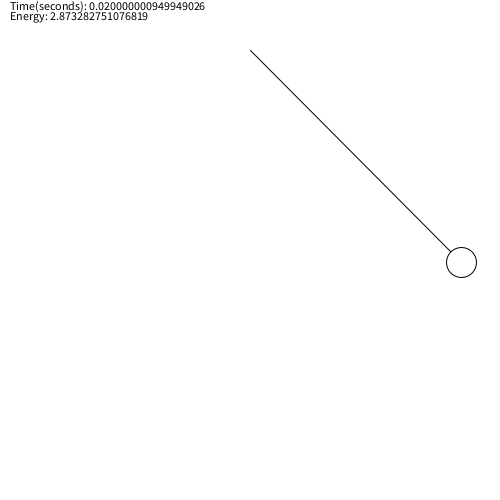
Frame 1 (no input)
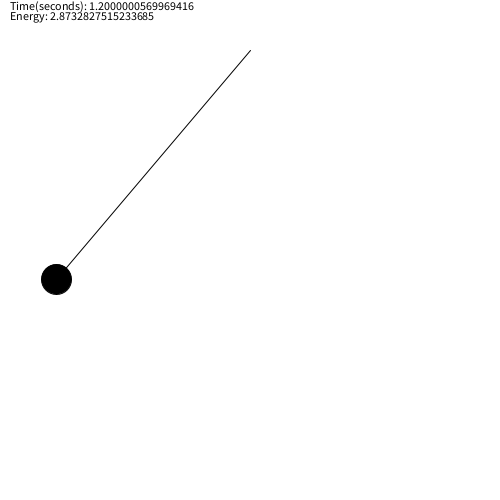
Frame 60 (the mouse pressed at the canvas centre just before this capture)
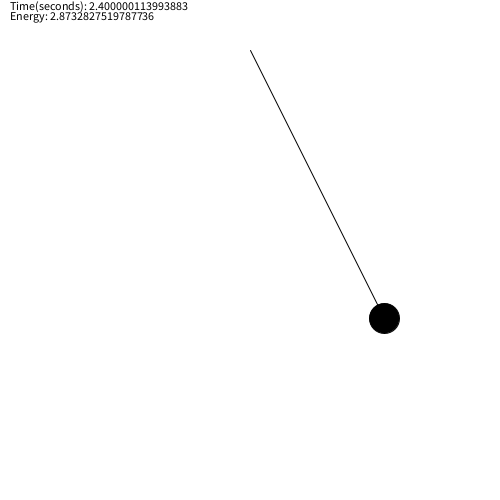
Frame 120 (the mouse held since frame 60 and released just before this capture)

The Processing sketch that drew these frames (run headless with seeded random() and noise(); from frame 60 on, the mouse is pressed at the canvas centre):

// Processing sketch: pendulum
// ── pendulum.pde
final double g=9.81;
final double l=1;
final double scale=300;
final double h=0.0005;
final double m=1;

double t=0;
R r=new R(PI/4,0);

public class R{
  double theta, omega;
  public R(double theta,double omega){
    this.theta=theta;
    this.omega=omega;
  }
}
public R mult(R r, double x){
  return new R(r.theta*x, r.omega*x);
}
public R add(R r1, R r2){
  return new R(r1.theta+r2.theta,r1.omega+r2.omega);
}
public R f(R r,double t){
  double theta=r.theta;
  double omega=r.omega;
  double ftheta=omega;
  double fomega=-(g/l)*Math.sin(theta);
  return new R(ftheta,fomega);
}
public double E(R r){
  double PE=g*(l-Math.cos(r.theta)*l)*m;
  double v=l*r.omega;
  double KE=0.5*m*v*v;
  return KE+PE;
}
public void step(){
  R k1 = mult(f(r,t),h);
  R k2=mult(f(add(r,mult(k1,0.5)), t+h/2),h);
  R k3=mult(f(add(r,mult(k2,0.5)),t+h/2),h);
  R k4=mult(f(add(k3,r),t+h),h);
  
  r=add(r, mult(add(add(add(k1,mult(k2,2)),mult(k3,2)),k4),1.0/6));
  t+=h;
}

void setup(){
  size(500,500); 
}
void draw(){
  for(int i=0;i<40;i++)step();
  
  background(255);
  float startX=width/2;
  float startY=height/10;
  float x=startX+(float)(l*scale*Math.sin(r.theta));
  float y=startY+(float)(l*scale*Math.cos(r.theta));
  line(startX,startY,x,y);
  circle(x,y,30);
  fill(0);
  text("Time(seconds): "+t,10,10);
  text("Energy: "+E(r),10,20);
}
